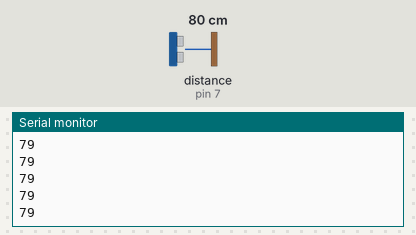
Bench run of a sketch on a simulated Arduino Uno, built with avr-gcc and run on an emulated ATmega328P. Shown: the last lines printed to the serial monitor. Wiring (inferred from the names in the program): ultrasonic range finder: trigger pin 8; echo pin 7. Inputs (shaded band) come from the test bench; at power-on: distance to the obstacle (sensor on pin 7) 80 cm. The echo pulse lasts 58.3 µs per cm.

Above: at 1.2 s.
1.3 s: distance to the obstacle (sensor on pin 7) set to 2 cm
At 2.0 s:
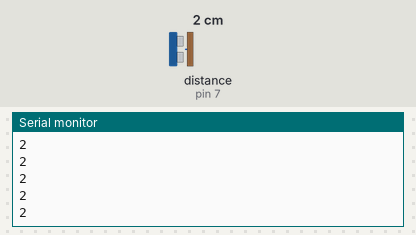
2.8 s: distance to the obstacle (sensor on pin 7) set to 4 cm
At 3.5 s:
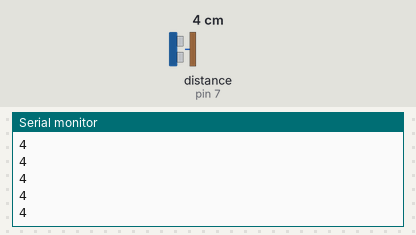
Timing chart, 0 to 5.8 s (numbered marks = the images above; inputs shaded):
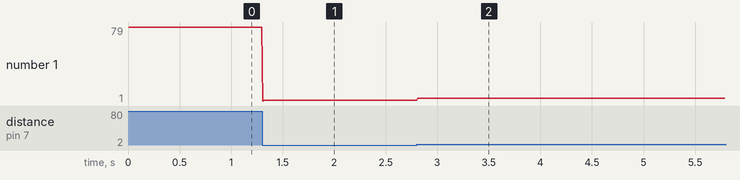

The sketch:

motion_detector.ino
```cpp
#define TRIG_PIN 8
#define ECHO_PIN 7


void setup()
{
  Serial.begin(9600);
  pinMode(TRIG_PIN, OUTPUT);
  pinMode(ECHO_PIN, INPUT);

}

void loop()
{
  long duration = 0;
  long distance = 0;
  digitalWrite(TRIG_PIN,HIGH);
  delayMicroseconds(1000);
  digitalWrite(TRIG_PIN, LOW);
  duration=pulseIn(ECHO_PIN, HIGH);
  distance = (duration / 2) / 29.1;
  Serial.println(distance);
  delay(10);
}
```

Measured:
- after the input at 1.3 s, the serial monitor: prints a new line at once (image 1)
- after the input at 2.8 s, the serial monitor: prints a new line at once (image 2)
- plotted number 1: 79 → 2 after the input at 1.3 s, 2 → 4 after the input at 2.8 s
